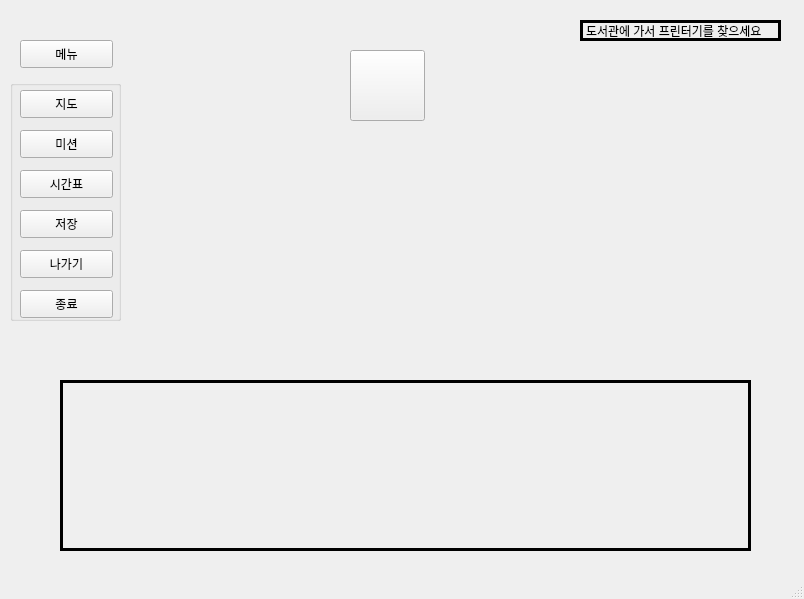
<?xml version="1.0" encoding="UTF-8"?>
<ui version="4.0">
 <class>SSG</class>
 <widget class="QMainWindow" name="SSG">
  <property name="geometry">
   <rect>
    <x>0</x>
    <y>0</y>
    <width>804</width>
    <height>599</height>
   </rect>
  </property>
  <property name="windowTitle">
   <string>SSG</string>
  </property>
  <widget class="QWidget" name="centralwidget">
   <widget class="QPushButton" name="menu">
    <property name="geometry">
     <rect>
      <x>20</x>
      <y>40</y>
      <width>93</width>
      <height>28</height>
     </rect>
    </property>
    <property name="text">
     <string>메뉴</string>
    </property>
   </widget>
   <widget class="QGroupBox" name="menuBox">
    <property name="geometry">
     <rect>
      <x>10</x>
      <y>80</y>
      <width>111</width>
      <height>241</height>
     </rect>
    </property>
    <property name="title">
     <string/>
    </property>
    <widget class="QPushButton" name="map">
     <property name="geometry">
      <rect>
       <x>10</x>
       <y>10</y>
       <width>93</width>
       <height>28</height>
      </rect>
     </property>
     <property name="text">
      <string>지도</string>
     </property>
    </widget>
    <widget class="QPushButton" name="mission">
     <property name="geometry">
      <rect>
       <x>10</x>
       <y>50</y>
       <width>93</width>
       <height>28</height>
      </rect>
     </property>
     <property name="text">
      <string>미션</string>
     </property>
    </widget>
    <widget class="QPushButton" name="save">
     <property name="geometry">
      <rect>
       <x>10</x>
       <y>130</y>
       <width>93</width>
       <height>28</height>
      </rect>
     </property>
     <property name="text">
      <string>저장</string>
     </property>
    </widget>
    <widget class="QPushButton" name="exit">
     <property name="geometry">
      <rect>
       <x>10</x>
       <y>210</y>
       <width>93</width>
       <height>28</height>
      </rect>
     </property>
     <property name="text">
      <string>종료</string>
     </property>
    </widget>
    <widget class="QPushButton" name="time">
     <property name="geometry">
      <rect>
       <x>10</x>
       <y>90</y>
       <width>93</width>
       <height>28</height>
      </rect>
     </property>
     <property name="text">
      <string>시간표</string>
     </property>
    </widget>
    <widget class="QPushButton" name="out_btn">
     <property name="geometry">
      <rect>
       <x>10</x>
       <y>170</y>
       <width>93</width>
       <height>28</height>
      </rect>
     </property>
     <property name="text">
      <string>나가기</string>
     </property>
    </widget>
   </widget>
   <widget class="QLabel" name="chat">
    <property name="geometry">
     <rect>
      <x>60</x>
      <y>380</y>
      <width>691</width>
      <height>171</height>
     </rect>
    </property>
    <property name="frameShape">
     <enum>QFrame::Box</enum>
    </property>
    <property name="lineWidth">
     <number>3</number>
    </property>
    <property name="midLineWidth">
     <number>3</number>
    </property>
    <property name="text">
     <string/>
    </property>
   </widget>
   <widget class="QLabel" name="mission_show">
    <property name="geometry">
     <rect>
      <x>580</x>
      <y>20</y>
      <width>201</width>
      <height>21</height>
     </rect>
    </property>
    <property name="frameShape">
     <enum>QFrame::Box</enum>
    </property>
    <property name="lineWidth">
     <number>3</number>
    </property>
    <property name="midLineWidth">
     <number>3</number>
    </property>
    <property name="text">
     <string>도서관에 가서 프린터기를 찾으세요</string>
    </property>
   </widget>
   <widget class="QLabel" name="imageLabel">
    <property name="geometry">
     <rect>
      <x>90</x>
      <y>60</y>
      <width>651</width>
      <height>311</height>
     </rect>
    </property>
    <property name="text">
     <string/>
    </property>
   </widget>
   <widget class="QPushButton" name="front">
    <property name="geometry">
     <rect>
      <x>350</x>
      <y>50</y>
      <width>75</width>
      <height>71</height>
     </rect>
    </property>
    <property name="text">
     <string/>
    </property>
   </widget>
  </widget>
  <widget class="QStatusBar" name="statusbar"/>
 </widget>
 <resources/>
 <connections/>
</ui>
